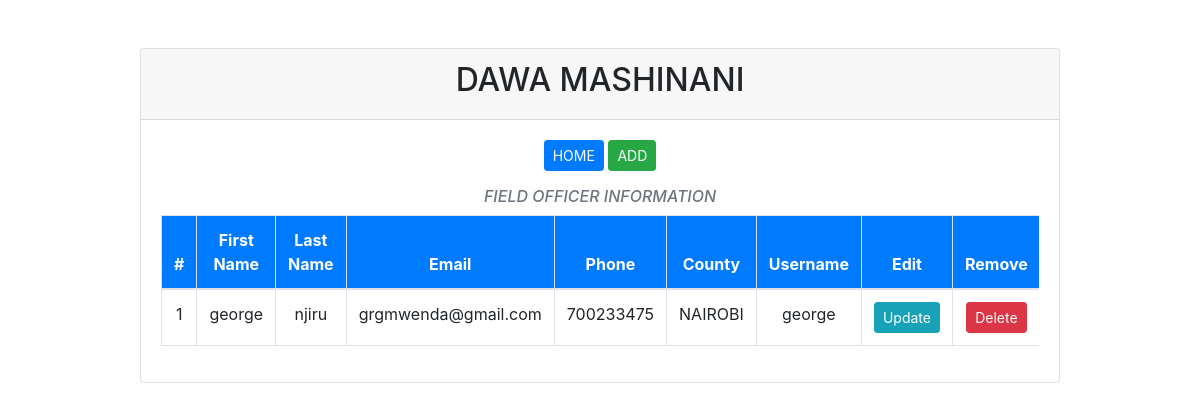
Screenshot of /searchOfficer/ (signed in) with the database file from the repository.
### field_officers_app/models.py (models this page shows)
class field_officers(models.Model):
    fname = models.CharField(max_length=200)
    lname = models.CharField(max_length=200)
    email = models.EmailField(max_length=254, unique=True)
    phone = models.IntegerField()
    county = models.CharField(max_length=200)
    username = models.CharField(max_length=200, unique=True)
    created_at = models.DateTimeField(auto_now_add=True)
    updated_at = models.DateTimeField(auto_now=True)
    class Meta:
        db_table = 'field_officers'

### field_officers_app/views.py (the view)
# urls.py: path('searchOfficer/', views.retrieve_field_officer, name='retrieve_field_officer'),
@never_cache
@login_required
def retrieve_field_officer(request):
    field_officer=field_officers.objects.all()
    return render(request, 'searchOfficer.html', {'field_officers': field_officer})

### field_officers_app/templates/searchOfficer.html (shortened to what this page needs)
<!DOCTYPE html>
<html lang="en">
<head>
    <link href="https://stackpath.bootstrapcdn.com/bootstrap/4.5.2/css/bootstrap.min.css" rel="stylesheet">
</head>
{% block content %}
<body>
    <div class="container mt-5">
        <div class="row justify-content-center">
            <div class="col-lg-10">
                <div class="card">
                    <div class="card-header text-center">
                        <h2>DAWA MASHINANI</h2>
                    </div>
                    <div class="card-body text-center">
                        <div class="mb-3">
                            <a href="{% url 'adminPage' %}" class="btn btn-primary btn-sm">HOME</a>
                            <a href="{% url 'create_field_officer' %}" class="btn btn-success btn-sm">ADD</a>
                        </div>
                        <h6 class="text-muted font-italic">FIELD OFFICER INFORMATION</h6>
                        <div class="table-responsive">
                            <table class="table table-bordered table-hover">
                                <thead>
                                    <tr>
                                        <th>#</th>
                                        <th>First Name</th>
                                        <th>Last Name</th>
                                        <th>Email</th>
                                        <th>Phone</th>
                                        <th>County</th>
                                        <th>Username</th>
                                        <th>Edit</th>
                                        <th>Remove</th>
                                    </tr>
                                </thead>
                                <tbody>
                                    {% for field_officer in field_officers %}
                                    <tr>
                                        <td>{{field_officer.id}}</td>
                                        <td>{{field_officer.fname}}</td>
                                        <td>{{field_officer.lname}}</td>
                                        <td>{{field_officer.email}}</td>
                                        <td>{{field_officer.phone}}</td>
                                        <td>{{field_officer.county}}</td>
                                        <td>{{field_officer.username}}</td>
                                        <td><a href="/updateOfficer/{{field_officer.pk}}" class="btn btn-info btn-sm">Update</a></td>
                                        <td><a href="/deleteOfficer/{{field_officer.pk}}" class="btn btn-danger btn-sm">Delete</a></td>
                                    </tr>
                                    {% endfor %}
                                </tbody>
                            </table>
                        </div>
                    </div>
                </div>
            </div>
        </div>
    </div>
</body>
{% endblock %}
</html>

### field_officers_app/templates/searchOfficer.html (style rules this page uses)
table { border-collapse: collapse; width: 100%; }
th, td { text-align: center; padding: 12px; }
th { background-color: #007bff; color: white; }

### rows the page displays
field_officers: id "1", fname "george", lname "njiru", email "grgmwenda@gmail.com", phone "700233475", county "NAIROBI", username "george"
